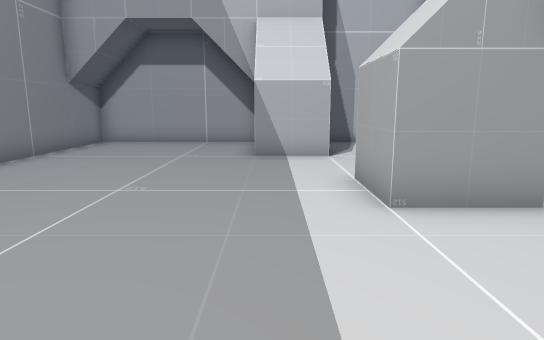
[1] (above)

16 first-person views from a walk through a scene from a Unity 3-D project. The camera is 1.3 m above the floor, tilts 10° down and sees 75° across. The floor is counted in squares, 1 m on a side. Each view is taken from the middle of a square. On the plan, view 1 faces up. The plan holds only what a view shows up to about 15 squares ahead; the rest is blank. The place goes on beyond the plan. The player character is not drawn.

[2]
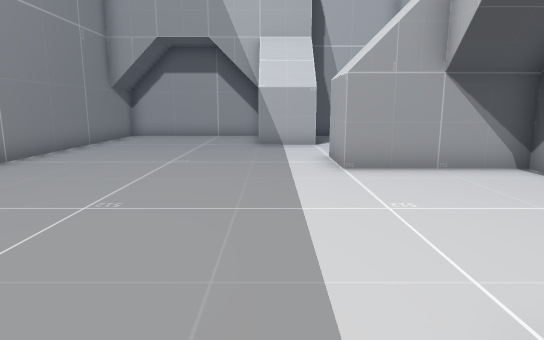

[3]
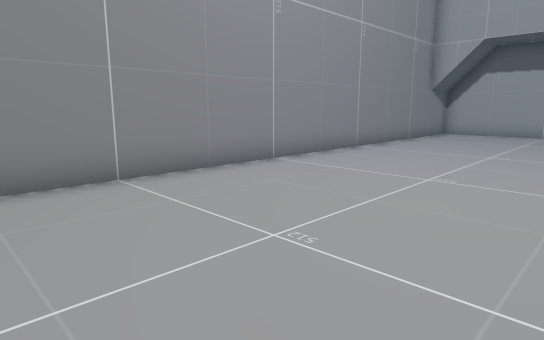

[4]
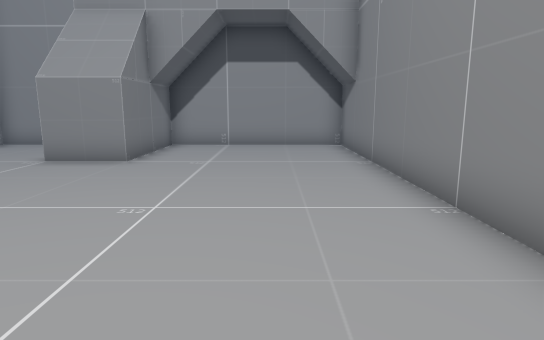

[5]
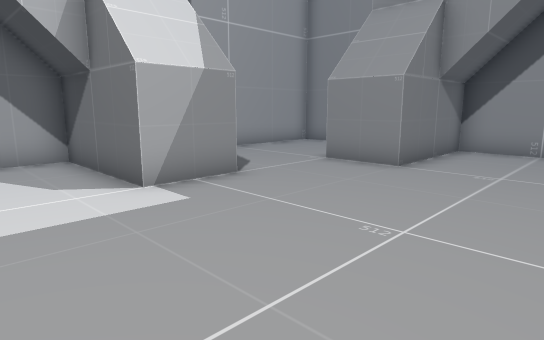

[6]
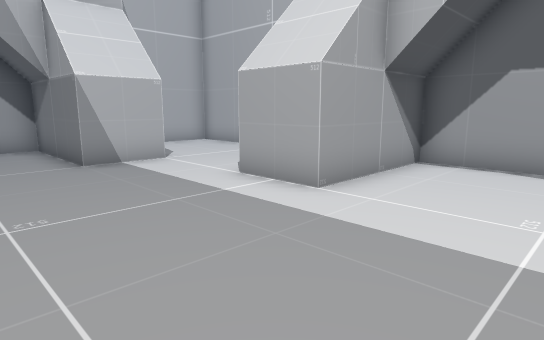

[7]
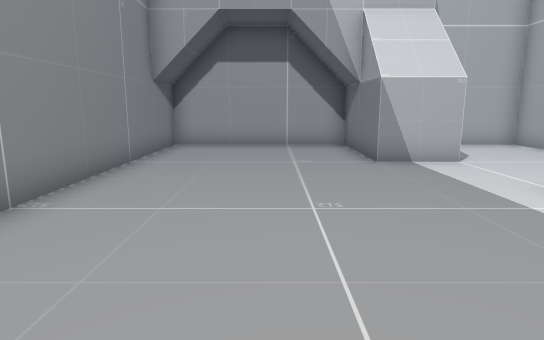

[8]
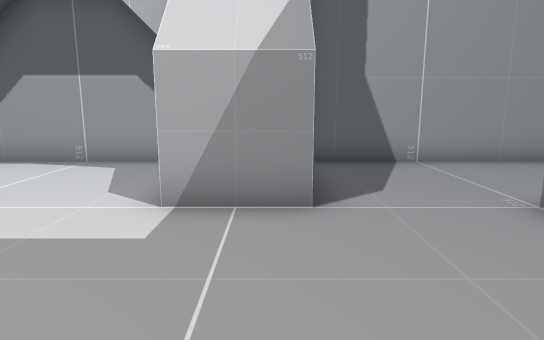

[9]
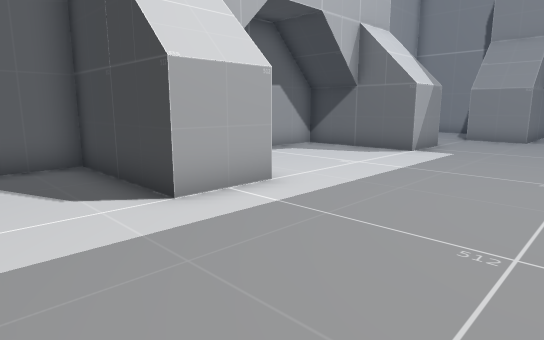

[10]
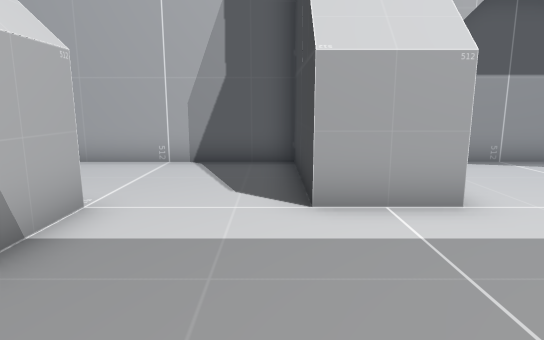

[11]
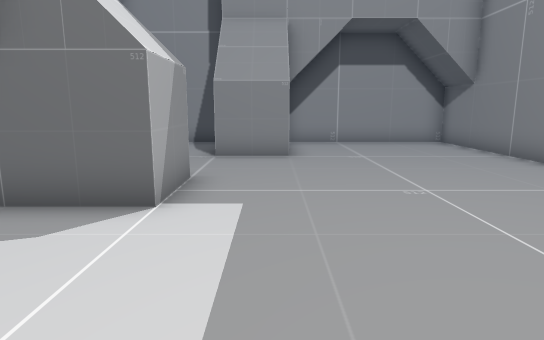

[12]
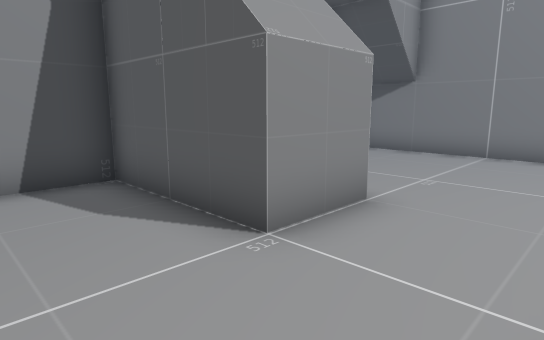

[13]
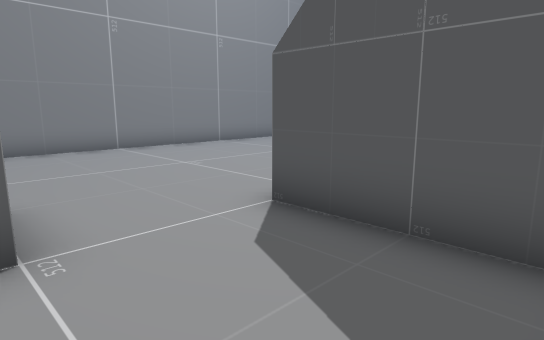

[14]
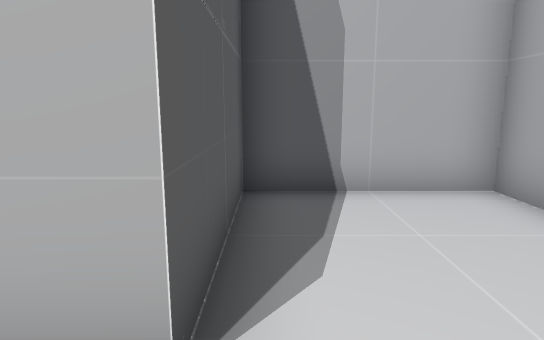

[15]
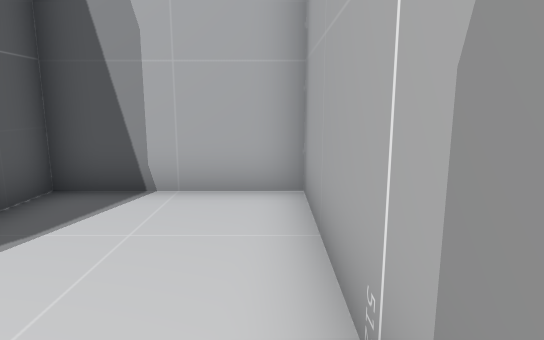

[16]
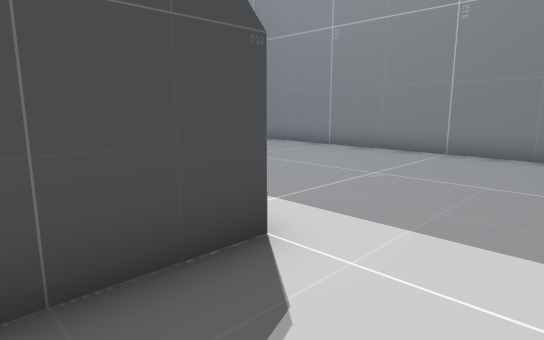

### Floor plan
Points are (right, up) in squares from view 1. A wall is a line through its corners. A room is listed if a view was taken in it or the views show most of it. See-through windows are left out.
Room 1 (views 1, 2, 3, 4, 5, 6, 7, 8, 9, 10, 11, 12, 13, 14, 15, 16)
walls: (4.6, -3.5) (1.5, -3.5) (1.5, -1.5) (5.5, -1.5) (5.5, 4.5) (1.5, 4.5) (1.5, 6.5) (5.5, 6.5) (5.5, 13.5) (1.5, 13.5) (1.5, 9.5) (-0.5, 9.5) (-0.5, 13.5) (-6.4, 13.5) (-6.4, -10.5) (-0.5, -10.5) (-0.5, -6.5) (1.5, -6.5) (1.5, -10.5) (5.5, -10.5) (5.5, -4)

Where each view was taken, in squares from view 1:
view 1: 0 up, 0 right, facing up
view 2: 3 down, 0 right, facing up
view 3: 5 down, 0 right, facing up-left
view 4: 2 up, 4 left, facing down
view 5: 1 up, 4 left, facing down-right
view 6: 1 up, 3 left, facing up-right
view 7: 1 up, 3 left, facing up
view 8: 3 down, 3 left, facing right
view 9: 9 up, 3 left, facing down-right
view 10: 7 up, 3 left, facing right
view 11: 3 up, 0 right, facing down
view 12: 4 down, 4 right, facing down-left
view 13: 7 down, 5 right, facing up-left
view 14: 8 up, 2 right, facing up
view 15: 8 up, 5 right, facing up
view 16: 9 up, 4 right, facing down-left
